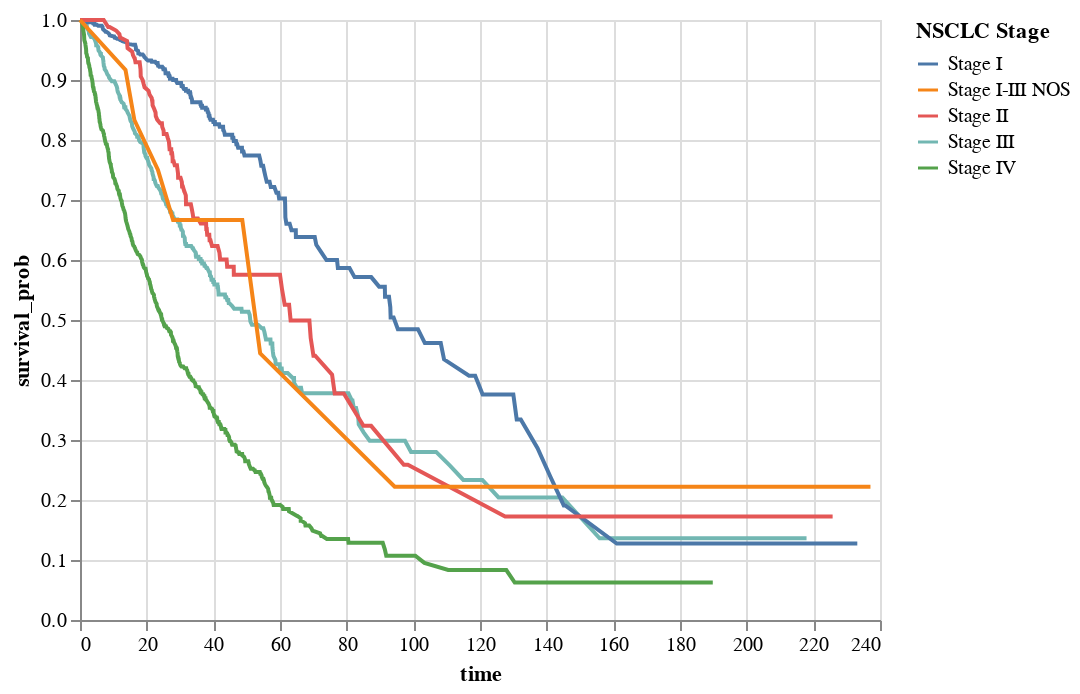

Source (notebook cell):
### Code cell
data = cancer_idx
df_melted2 = pd.melt(
    data, 
    id_vars=["record_id", 'stage_dx', 'tt_os_dx_mos', 'tt_pfs_i_or_m_adv_mos'],
    value_vars=['os_dx_status', 'pfs_i_or_m_adv_status'],
    var_name="outcome_type",
    value_name="event_occurred"
)

# df_melted2["time_till_progression"] = df_melted2['tt_os_dx_mos']

df_melted2["time_till_event"] = df_melted2.apply(lambda x: x["tt_pfs_i_or_m_adv_mos"] if x["outcome_type"] == "pfs_i_or_m_adv_status" else x["tt_os_dx_mos"], axis=1)

df_melted2.drop(["tt_os_dx_mos", "tt_pfs_i_or_m_adv_mos"], axis=1, inplace = True)

df_melted2 = df_melted2.dropna(subset = ['event_occurred', 'time_till_event', 'stage_dx'])


df_melted2['outcome_type'] = np.where(df_melted2['outcome_type'] == 'pfs_i_or_m_adv_status', "Progression-free survival", "Overall survival")

from lifelines import KaplanMeierFitter
# Define a list of unique combinations of stage_dx and outcome_type
unique_combinations = [(stage, out_type) for stage in df_melted2['stage_dx'].unique()
                       for out_type in df_melted2['outcome_type'].unique()]

# Initialize a dictionary to store the fitted Kaplan-Meier models
kmf_dict = {}

# Loop over the unique combinations of stage_dx and outcome_type
for stage, out_type in unique_combinations:
    
    # Select the data for the current combination of stage_dx and outcome_type
    mask = (df_melted2['stage_dx'] == stage) & (df_melted2['outcome_type'] == out_type)
    data = df_melted2.loc[mask, ['time_till_event', 'event_occurred']].dropna()
    
    # Check if there are enough observations for reliable estimation
    if len(data) >= 10:
        
        # Fit the Kaplan-Meier model and store it in the dictionary
        kmf = KaplanMeierFitter()
        kmf.fit(data['time_till_event'], data['event_occurred'], label=f'{stage} ({out_type})')
        kmf_dict[(stage, out_type)] = kmf
        
survival_df = pd.DataFrame()
for (stage, out_type), kmf in kmf_dict.items():
    mask = (df_melted2['stage_dx'] == stage) & (df_melted2['outcome_type'] == out_type)
    survival_prob = kmf.survival_function_
    survival_prob.columns = ['survival_prob']
    survival_prob['stage_dx'] = stage
    survival_prob['out_type'] = out_type
    survival_prob['time'] = survival_prob.index
    survival_df = pd.concat([survival_df, survival_prob], axis=0)
    
    

out_options = df_melted2['outcome_type'].unique()    
selection = alt.selection_single(
    fields=['out_type'], 
    bind=alt.binding_select(options=out_options, 
                            name='Select Outcome'),
    init = {'out_type': 'Overall survival'}
)


alt_chart = alt.Chart(survival_df).mark_line().encode(
    x='time:Q',
    y='survival_prob:Q',
    color=alt.Color('stage_dx:N', legend=alt.Legend(title='NSCLC Stage'))
).add_selection(
    selection
).transform_filter(
    selection
)

alt.data_transformers.enable('default', max_rows=10000)

# display the plot
alt_chart

### Figure 1 — Vega-Lite specification as saved in the notebook (floating-point values rounded to 4 significant figures; data arrays with more than 128 entries replaced by an {"elided": "..."} marker saying what was removed)
{"config": {"view": {"continuousWidth": 400, "continuousHeight": 300}}, "data": {"name": "data-8f8b08649269785a315cda355a5ef424"}, "mark": "line", "encoding": {"color": {"field": "stage_dx", "legend": {"title": "NSCLC Stage"}, "type": "nominal"}, "x": {"field": "time", "type": "quantitative"}, "y": {"field": "survival_prob", "type": "quantitative"}}, "selection": {"selector018": {"type": "single", "fields": ["out_type"], "bind": {"input": "select", "options": ["Overall survival", "Progression-free survival"], "name": "Select Outcome"}, "init": {"out_type": "Overall survival"}}}, "transform": [{"filter": {"selection": "selector018"}}], "$schema": "https://vega.github.io/schema/vega-lite/v4.17.0.json", "datasets": {"data-8f8b08649269785a315cda355a5ef424": {"elided": "2386 records"}}}
